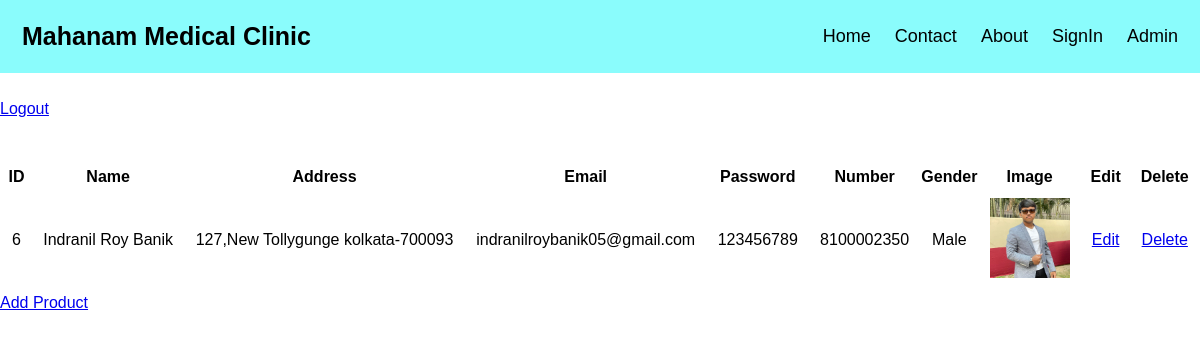
Page /dashboard.php on the committed database.
### tables this page shows
CREATE TABLE `user` (
  `id` int(11) NOT NULL,
  `name` varchar(255) NOT NULL,
  `address` varchar(255) NOT NULL,
  `email` varchar(255) NOT NULL,
  `password` varchar(255) NOT NULL,
  `number` varchar(255) NOT NULL,
  `gender` varchar(255) NOT NULL,
  `image` varchar(255) NOT NULL
);

### dashboard.php (the view, shortened to what this page needs)
<?php
require ("connection.php");
?>
<?php require ("header.php");?>
<div style="width:100%; height:300px; margin-top:100px;">
<a href="logout.php">Logout</a></br>
        <?php
            $query = "SELECT * FROM user";
            $data = mysqli_query($conn, $query);
        ?>
        <table style="width:100%; margin-top:30px;">
            <thead>
                <tr style="text-align:center;">
                    <th>ID</th>
                    <th>Name</th>
                    <th>Address</th>
                    <th>Email</th>
                    <th>Password</th>
                    <th>Number</th>
                    <th>Gender</th>
                    <th>Image</th>
                    <th>Edit</th>
                    <th>Delete</th>
                </tr>
            </thead>
            <tbody>
                <div>
                    <?php
                        if(mysqli_num_rows($data) > 0)
                        {
                            foreach($data as $row)
                            {
                                ?>
                                    <tr style="text-align:center;">
                                        <td><?php echo $row['id'] ?> </td>
                                        <td><?php echo $row['name'] ?></td>
                                        <td><?php echo $row['address'] ?></td>
                                        <td><?php echo $row['email'] ?></td>
                                        <td><?php echo $row['password'] ?></td>
                                        <td><?php echo $row['number'] ?></td>
                                        <td><?php echo $row['gender'] ?></td>
                                        <td>
                                            <img src="<?php echo $row['image'] ?>" width="80px" height="80px">
                                        </td>
                                        <td>
                                            <a href="edit.php?id=<?php echo $row['id'] ?>">Edit</a>
                                        </td>
                                        <td>
                                            <a href="delete.php?id=<?php echo $row['id'] ?>">Delete</a>
                                        </td>
                                    </tr>
                                <?php
                            }
                        }
                    ?>
                </div>
            </tbody>
        </table>
        <a href="product.php">Add Product</a></br>
</div>

### style.css (style rules this page uses)
* { margin: 0px; padding: 0px; }
* { box-sizing: border-box; }
body { margin: 0; font-family: Arial, Helvetica, sans-serif; }
table td { padding: 10px; }
* { margin: 0; padding: 0; box-sizing: border-box; }

### rows in the picture
user: id "6", name "Indranil Roy Banik", address "127,New Tollygunge kolkata-700093", email "indranilroybanik05@gmail.com", password "123456789", number "8100002350", gender "Male", image (picture)
